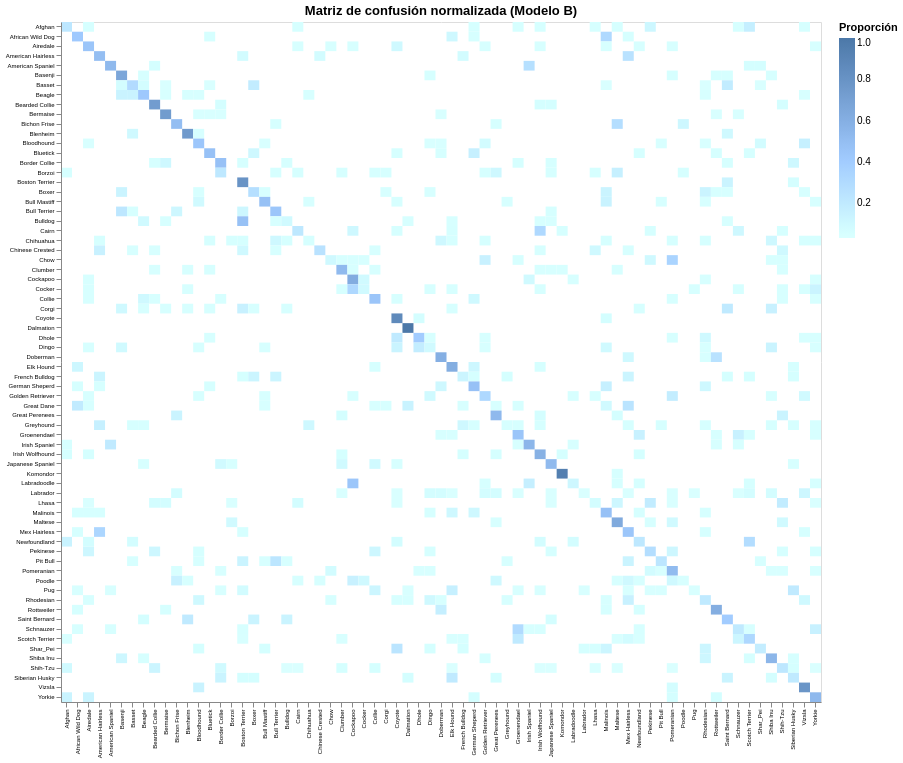

The code cell stored with this chart in its notebook:
### Code cell
plot_confusion(evaluation_b, "Modelo B")

### Figure 1 — Vega-Lite specification as saved in the notebook (floating-point values rounded to 4 significant figures; data arrays with more than 128 entries replaced by an {"elided": "..."} marker saying what was removed)
{"config": {"view": {"continuousWidth": 300, "continuousHeight": 300}}, "data": {"name": "data-9fe8f17259de6412fd75bda48b94d89f"}, "mark": {"type": "rect"}, "encoding": {"color": {"field": "proporción", "scale": {"range": ["#ffffff", "#4c78a8"]}, "title": "Proporción", "type": "quantitative"}, "tooltip": [{"field": "real", "title": "Real", "type": "nominal"}, {"field": "predicha", "title": "Predicha", "type": "nominal"}, {"field": "n", "title": "Imágenes", "type": "quantitative"}, {"field": "proporción", "format": ".1%", "type": "quantitative"}], "x": {"axis": {"labelAngle": -90, "labelFontSize": 6}, "field": "predicha", "sort": ["Afghan", "African Wild Dog", "Airedale", "American Hairless", "American Spaniel", "Basenji", "Basset", "Beagle", "Bearded Collie", "Bermaise", "Bichon Frise", "Blenheim", "Bloodhound", "Bluetick", "Border Collie", "Borzoi", "Boston Terrier", "Boxer", "Bull Mastiff", "Bull Terrier", "Bulldog", "Cairn", "Chihuahua", "Chinese Crested", "Chow", "Clumber", "Cockapoo", "Cocker", "Collie", "Corgi", "Coyote", "Dalmation", "Dhole", "Dingo", "Doberman", "Elk Hound", "French Bulldog", "German Sheperd", "Golden Retriever", "Great Dane", "Great Perenees", "Greyhound", "Groenendael", "Irish Spaniel", "Irish Wolfhound", "Japanese Spaniel", "Komondor", "Labradoodle", "Labrador", "Lhasa", "Malinois", "Maltese", "Mex Hairless", "Newfoundland", "Pekinese", "Pit Bull", "Pomeranian", "Poodle", "Pug", "Rhodesian", "Rottweiler", "Saint Bernard", "Schnauzer", "Scotch Terrier", "Shar_Pei", "Shiba Inu", "Shih-Tzu", "Siberian Husky", "Vizsla", "Yorkie"], "title": null, "type": "nominal"}, "y": {"axis": {"labelFontSize": 6}, "field": "real", "sort": ["Afghan", "African Wild Dog", "Airedale", "American Hairless", "American Spaniel", "Basenji", "Basset", "Beagle", "Bearded Collie", "Bermaise", "Bichon Frise", "Blenheim", "Bloodhound", "Bluetick", "Border Collie", "Borzoi", "Boston Terrier", "Boxer", "Bull Mastiff", "Bull Terrier", "Bulldog", "Cairn", "Chihuahua", "Chinese Crested", "Chow", "Clumber", "Cockapoo", "Cocker", "Collie", "Corgi", "Coyote", "Dalmation", "Dhole", "Dingo", "Doberman", "Elk Hound", "French Bulldog", "German Sheperd", "Golden Retriever", "Great Dane", "Great Perenees", "Greyhound", "Groenendael", "Irish Spaniel", "Irish Wolfhound", "Japanese Spaniel", "Komondor", "Labradoodle", "Labrador", "Lhasa", "Malinois", "Maltese", "Mex Hairless", "Newfoundland", "Pekinese", "Pit Bull", "Pomeranian", "Poodle", "Pug", "Rhodesian", "Rottweiler", "Saint Bernard", "Schnauzer", "Scotch Terrier", "Shar_Pei", "Shiba Inu", "Shih-Tzu", "Siberian Husky", "Vizsla", "Yorkie"], "title": null, "type": "nominal"}}, "height": 680, "title": "Matriz de confusión normalizada (Modelo B)", "width": 760, "$schema": "https://vega.github.io/schema/vega-lite/v6.4.1.json", "datasets": {"data-9fe8f17259de6412fd75bda48b94d89f": {"elided": "615 records"}}}
